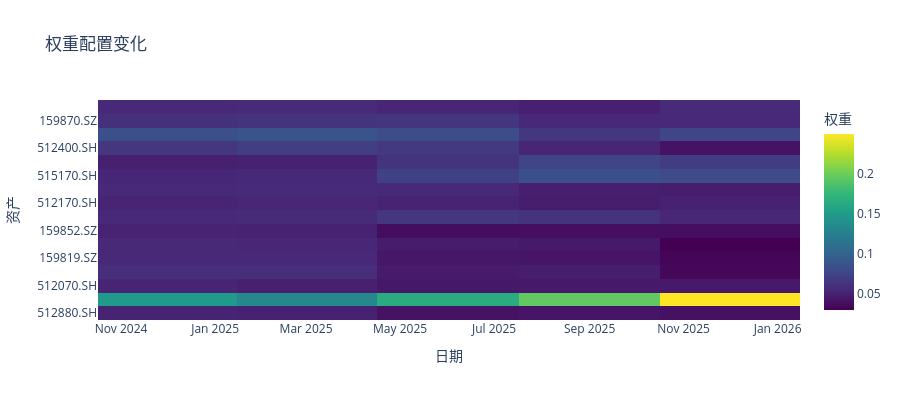

This figure's notebook cell:
### Code cell
# 权重热力图
rp_viz.plot_weights_heatmap(freq='QE')
